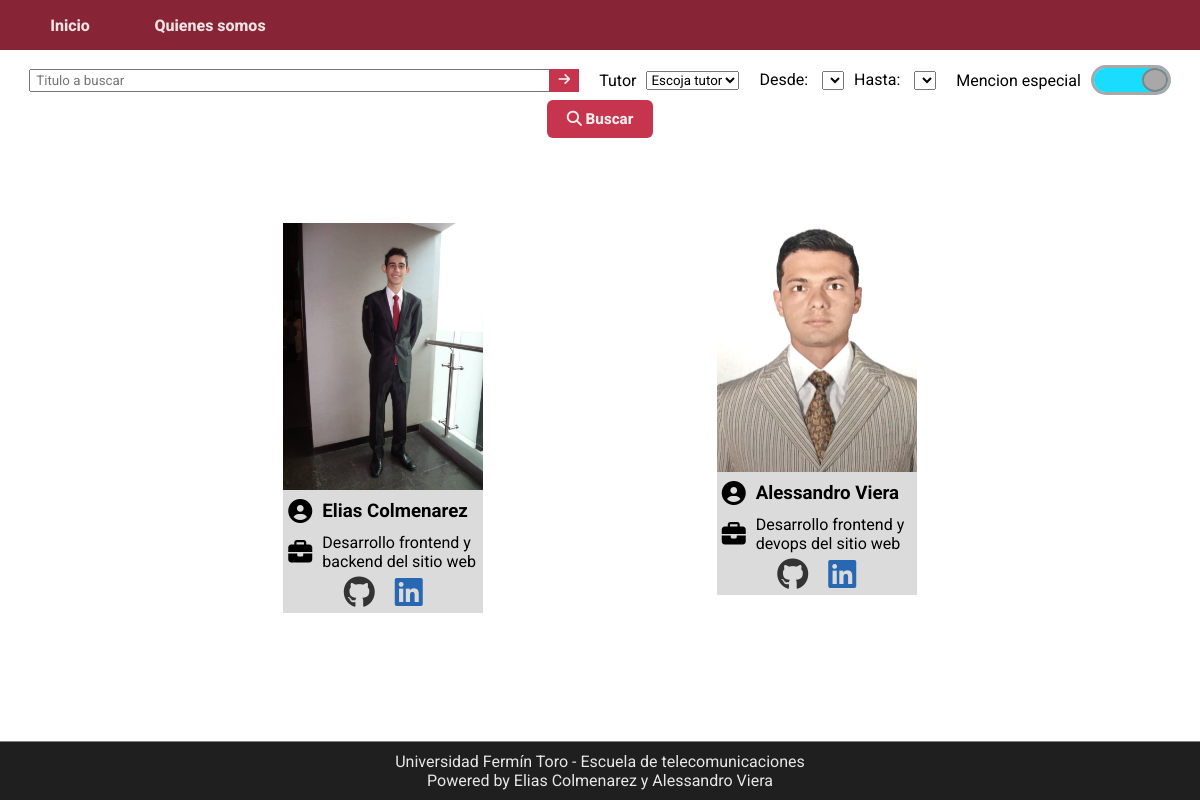
The app's page /nosotros/, older data.
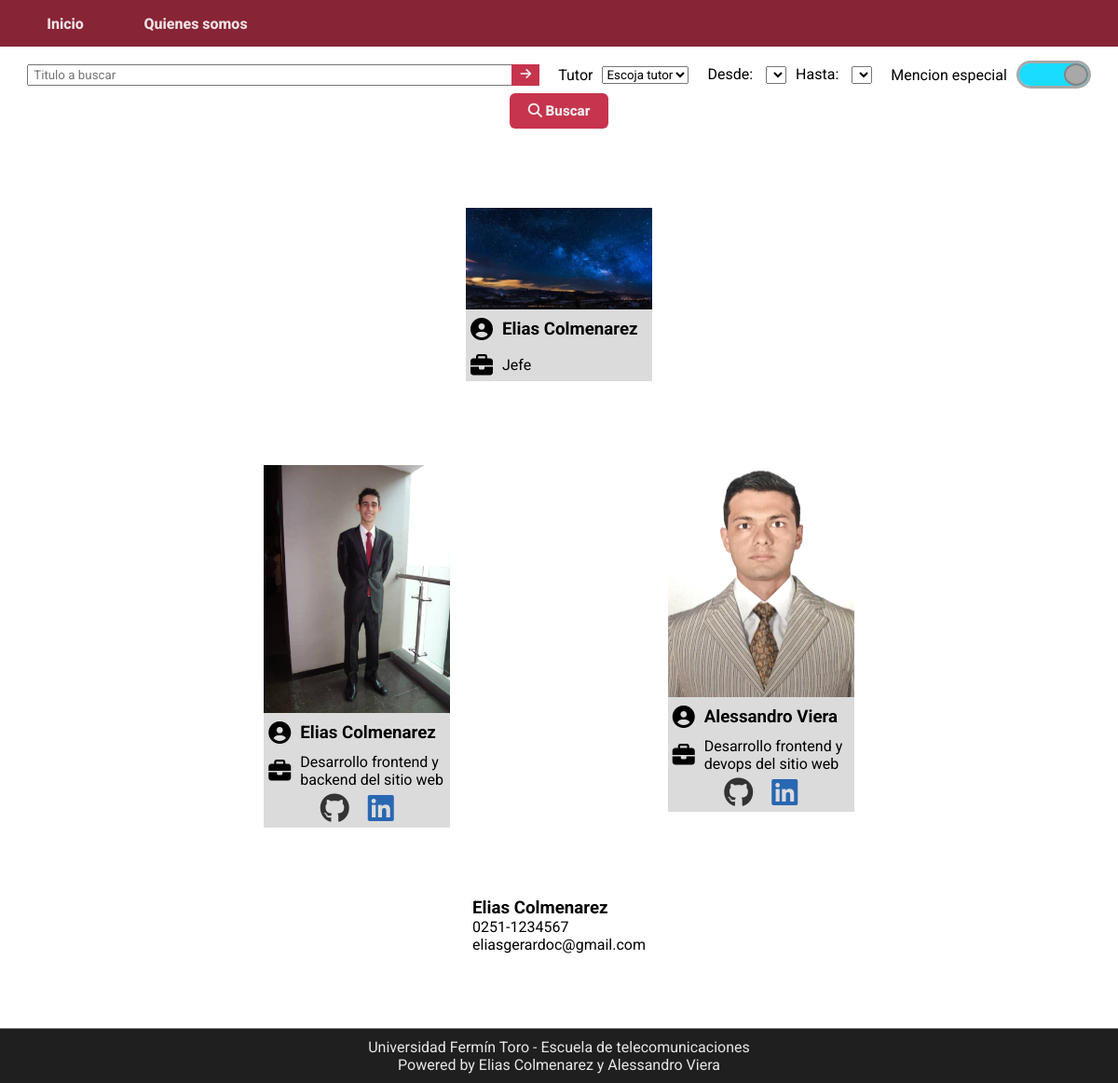
The same page, newer data.
### info/models.py (models this page shows, shortened)
class Employee(models.Model):
    name = models.CharField(verbose_name="Nombre", max_length=50, help_text="Nombre y apellido")
    img = models.ImageField(
        verbose_name="Foto",
        help_text="(200X300px recomendado)",
        upload_to="employees",
        blank = True,
        null= True
    )
    role = models.CharField(
        verbose_name="Puesto",
        max_length=50,
        choices=[
            ("admin", "Administrativo"), # 'Administrativo', 'Profesor', 'Jefe'
            ("prof", "Profesor"),
            ("boss", "Jefe")
            ]
        )
    status = models.BooleanField(verbose_name='Personal activo')
    class Meta:
        verbose_name = "Empleado"

class Contact(models.Model):
    name = models.CharField(verbose_name="Nombre", help_text="Identificador del contacto", max_length=50)
    email = models.EmailField(verbose_name="Email", help_text="Ejemplo@gmail.com", null=True, blank=True)
    phone = models.CharField(verbose_name="Telefono", help_text="0251-1234567", null=True, blank=True, max_length=50)
    class Meta:
        verbose_name = "Contacto"

### info/views.py (the view)
# urls.py: path('nosotros/', info_views.about)
def about(request):
    context = dict()
    context['title'] = 'Sobre nosotros'
    context['style_about'] = True
    query = Employee.objects.all().filter(status=True)
    context['bosses'] = query.filter(role='boss')
    context['teachers'] = query.filter(role='prof')
    context['admins'] = query.filter(role='admin')
    context['contacts'] = Contact.objects.all()
    context['show_devs'] = True
    return render(request, template_name='about.html', context=context)

### templates/about.html (shortened to what this page needs)
{% extends "base.html" %}
{% block content %}
{% load staticfiles %}
    {% if bosses %}
        <div class="container-info">
            {% for employee in bosses %}
                <article>
                    {% if employee.img %}
                        <img src="{{employee.img.url}}" alt="{{employee.img}}">
                    {% else %}
                        <img src="{% static "media/noPhoto.png" %}" alt="foto vacia">
                    {% endif %}
                    <div class="name">
                        <i class="fas fa-user-circle"></i><h3> {{employee.name}} </h3>
                    </div>
                    <div class="role">
                        <i class="fas fa-briefcase"></i> <p> Jefe </p>
                    </div>
                </article>
            {% endfor %}
        </div>
    {% endif %}
    {% if show_devs %}
        <div class="container-info">
            <article class="dev-card">
                <img src="{% static "media/fotoElias.jpg" %}" alt="foto Elias">
                <div class="name">
                    <i class="fas fa-user-circle"></i><h3>Elias Colmenarez</h3>
                </div>
                <div class="role">
                    <i class="fas fa-briefcase"></i> <p> Desarrollo frontend y backend del sitio web </p>
                </div>
                <div class="urls">
                    <a href="http://github.com/EgCode97" target="_blank" rel="noopener noreferrer">
                        <i class="fab fa-github"></i>
                    </a>
                    <a href="http://www.linkedin.com/in/elias-colmenarez-9745511b3/" target="_blank" rel="noopener noreferrer">
                        <i class="fab fa-linkedin"></i>
                    </a>
                </div>
            </article>
            <article class="dev-card">
                <img src="{% static "media/fotoAlessandro.JPG" %}" alt="foto Alessandro">
                <div class="name">
                    <i class="fas fa-user-circle"></i><h3>Alessandro Viera</h3>
                </div>
                <div class="role">
                    <i class="fas fa-briefcase"></i> <p> Desarrollo frontend y devops del sitio web </p>
                </div>
                <div class="urls">
                    <a href="http://github.com/alessandronva" target="_blank" rel="noopener noreferrer">
                        <i class="fab fa-github"></i>
                    </a>
                    <a href="http://www.linkedin.com/in/alessandro-viera-434b32139/" target="_blank" rel="noopener noreferrer">
                        <i class="fab fa-linkedin"></i>
                    </a>
                </div>
            </article>
        </div>
    {% endif %}
    {% if contacts %}
        <ul class="container-info contact-info">
            {% for contact in contacts %}
            <li>
                <h3> {{contact.name}} </h3>
                {% if contact.phone %}
                    <p> {{contact.phone}} </p>
                {% endif %}
                {% if contact.email %}
                    <p> {{contact.email}} </p>
                {% endif %}
            </li>
            {% endfor %}
        </ul>
    {% endif %}
{% endblock %}

### templates/base.html (shortened to what this page needs)
{% load static %}
<!DOCTYPE html>
<html lang="en">
<head>
    <link rel="stylesheet" href="{% static "CSS/main-style.css" %}">
    {% if style_about %}
        <link rel="stylesheet" href="{% static "CSS/info.css" %}">
    {% endif %}
</head>
<body>
    <header>
        <nav class="main-color">
            <ul>
                <li><a href="/">Inicio</a></li>
                <li><a href="/nosotros">Quienes somos</a></li>
            </ul>
        </nav>
        <form action="/buscar/1/" method="get">
            <div class="form-container title-container">
                <input type="text" name="title" id="title" placeholder="Titulo a buscar" value="{{form.title}}">
                <button type="submit" class="main-color-btn"><i class="fas fa-arrow-right"></i></button>
            </div>
            <div class="form-container">
                <label for="tutor">Tutor</label>
                <select name="tutor" id="tutor">
                    <option value="">Escoja tutor</option>
                </select>
            </div>
            <div class="form-container year-container">
                <div>
                    <label for="year-low">Desde:</label>
                    <select name="year_low" id="year-low">
                    </select>
                </div>
                <div>
                    <label for="year-high">Hasta:</label>
                    <select name="year_high" id="year-high">
                    </select>
                </div>
            </div>
            <div class="form-container">
                <label for="container-slider">Mencion especial</label>
                <div id="container-slider">
                        <div id="courtain"></div>
                    <span id="roller"></span>
                </div>
            </div>
            <button type="submit" id="search-btn" class="main-color-btn"><i class="fas fa-search"></i> Buscar</button>
        </form>
    </header>
    <main>
        {% block content %}{% endblock %}
    </main>
    <footer>Universidad Fermín Toro - Escuela de telecomunicaciones <br> Powered by Elias Colmenarez y Alessandro Viera</footer>
</body>
</html>

### repository/static/CSS/main-style.css (style rules this page uses)
* { font-family: 'Roboto', sans-serif; margin: 0; padding: 0; box-sizing: border-box; }
body { display: flex; flex-direction: column; min-height: 100vh; }
.main-color { background-color: #872435; color: #EEE2E4; }
.main-color-btn { background-color: #c7344d; color: #ececec; outline: 0; border: 0; }
header nav { display: flex; height: 50px; width: 100%; }
header nav ul { display: flex; list-style: none; width: 280px; }
header nav ul li { margin: 5px 0; display: flex; width: 50%; }
header nav ul li a { display: flex; align-items: center; justify-content: center; width: 100%; text-decoration: none; font-weight: 800; color: inherit; border-radius: 6px; }
form { display: flex; flex-wrap: wrap; justify-content: center; align-items: center; margin: 10px auto; }
.form-container { position: relative; margin: 5px; display: flex; align-items: center; }
.form-container label { margin: 0 10px; }
.title-container { width: 50%; max-width: 550px; -webkit-transition: width .35s ease-in-out; transition: width .35s ease-in-out; }
#title { width: 100%; height: 100%; padding: 2px 22px 2px 5px; }
.title-container button { position: absolute; width: 30px; height: 100%; right: 0; display: flex; justify-content: center; align-items: center; }
#container-slider { width: 80px; height: 30px; overflow: hidden; position: relative; background-color: #e6e6e6; border: 3px solid #a8a8a8; border-radius: 15px; }
#container-slider::after { position: absolute; left: 50%; top: 50%; transform: translateX(-50%) translateY(-50%); }
#courtain { width: 0%; height: 100%; background-color: #1adcff; position: absolute; left: 0; transition: width .5s; }
#roller { background-color: #a8a8a8; height: 100%; width: 26px; border: 2px solid #838383; border-radius: 50%; position: absolute; left: 0; transition: all .5s; }
#spec-mention:checked ~ #courtain { width: 100%; }
#spec-mention:checked ~ #roller { left: calc(100% - 26px); }
#search-btn { padding: 10px 20px; font-weight: 800; font-size: 0.95rem; border-radius: 6px; }
main { flex: 1; }
footer { background-color: #1f1f1f; color: #e7e7e7; text-align: center; float: left; padding: 10px; margin-top: 20px; border-top: 1px solid gray; height: 3.8%; }

### info/static/CSS/info.css (style rules this page uses)
.container-info { margin: 60px auto; width: 90vw; display: flex; flex-wrap: wrap; justify-content: space-evenly; }
.container-info article { max-width: 200px; height: fit-content; margin: 15px 10px; background-color: #dbdbdb; }
.container-info img { width: 100%; }
.container-info .fas { text-align: center; font-size: 1.5rem; font-weight: 800; margin-right: 5px; padding: 5px; display: flex; align-items: center; }
.container-info .role, .container-info .name { display: flex; align-items: center; }
.container-info .name { margin-bottom: 5px; }
.dev-card .urls { display: flex; justify-content: center; }
.dev-card .urls .fab { font-size: 2rem; margin: 5px 10px; }
.dev-card .urls .fa-github { color: #333; }
.dev-card .urls .fa-linkedin { color: #2867b2; }
.contact-info { list-style: none; }

Row changes from the older to the newer data that the page shows:
added Employee: img (picture), name "Elias Colmenarez"
added Contact: name "Elias Colmenarez", phone "0251-1234567", email "eliasgerardoc@gmail.com"
